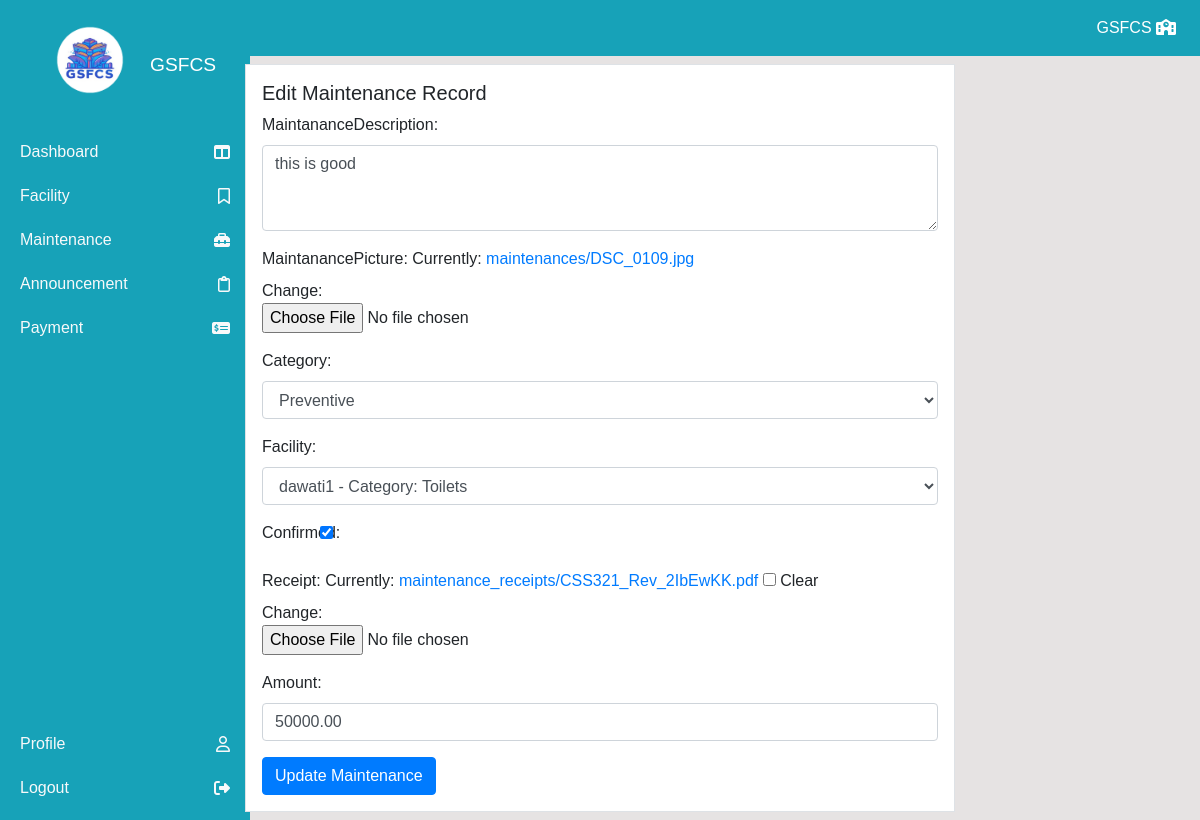
/maintanance/edit/36/ (signed in), run on the app's committed database.
### school/models.py (models this page shows, shortened)
class Maintanance(models.Model):
    MaintananceID = models.AutoField(primary_key=True)
    MaintananceDescription = models.TextField()
    MaintanancePicture = models.ImageField(upload_to='maintenances/')
    category = models.CharField(max_length=50, choices=MAINTENANCE_CATEGORY, null=True)
    facility = models.ForeignKey('SFacility', on_delete=models.CASCADE, related_name='maintenances', default=1)
    confirmed = models.BooleanField(default=False)
    receipt = models.FileField(upload_to='maintenance_receipts/', null=True, blank=True)
    amount = models.DecimalField(max_digits=10, decimal_places=2, default=0.00)

### school/decorators.py (the view)
    def _wrapped_view(request, *args, **kwargs):
        if request.user.is_active:
            return view_func(request, *args, **kwargs)
        else:
            return HttpResponseForbidden("You are not allowed to access this page.")

### school/forms.py
class MaintananceForm(forms.ModelForm):
    category = forms.ChoiceField(
        choices=MAINTENANCE_CATEGORY,
        widget=forms.Select(attrs={'class': 'form-control'})
    )
    amount = forms.DecimalField(
        max_digits=10,
        decimal_places=2,
        widget=forms.NumberInput(attrs={'class': 'form-control', 'placeholder': 'Enter amount'})
    )
    class Meta:
        model = Maintanance
        fields = ['MaintananceDescription', 'MaintanancePicture', 'category', 'facility', 'confirmed', 'receipt', 'amount']
        widgets = {
            'MaintananceDescription': forms.Textarea(attrs={'rows': 3, 'class': 'form-control'}),
            'MaintanancePicture': forms.ClearableFileInput(attrs={'class': 'form-control-file'}),
            'receipt': forms.ClearableFileInput(attrs={'class': 'form-control-file'}),
            'facility': forms.Select(attrs={'class': 'form-control'}),
            'confirmed': forms.CheckboxInput(attrs={'class': 'form-check-input'}),
        }

### school/models.py (called while the page is built)
    def __str__(self):
        return f"{self.FacilityName} - Category: {self.get_FacilityCategory_display()}"

### school/views.py (called while the page is built)
@login_required
@active_user_required
def edit_maintenance(request, maintenance_id):
    maintenance = get_object_or_404(Maintanance, pk=maintenance_id)
    if request.method == 'POST':
        form = MaintananceForm(request.POST, request.FILES, instance=maintenance)
        if form.is_valid():
            form.save()
            return redirect('schooladmin-maintanance')
    else:
        form = MaintananceForm(instance=maintenance)
    context = {
        'form': form,
        'maintenance': maintenance,
    }
    return render(request, 'schooladmin/edit_maintanance.html', context)

### templates/schooladmin/edit_maintanance.html (shortened to what this page needs)
{% extends 'partials/base.html' %}
{% block content %}
{% include 'partials/topnav2.html' %}
<div class="container">
    <div class="row my-2">
        <div class="col-md-2"></div>
        <div class="col-md-8">
            <div class="border bg-white p-3">
                <h5>Edit Maintenance Record</h5>
                <form method="POST" enctype="multipart/form-data" class="form">
                    {{ form.as_p }}
                    <button type="submit" class="btn btn-primary">Update Maintenance</button>
                </form>
            </div>
        </div>
        <div class="col-md-2"></div>
    </div>
</div>
{% endblock %}

### static/style.css (style rules this page uses)
body { background: rgb(230, 227, 227); }

### templates/partials/base.html (style rules this page uses)
body { margin: 0; padding: 0; font-family: Arial, sans-serif; }

### data on the page
Maintanance: MaintananceDescription "this is good", category "Preventive", facility "dawati1 - Category: Toilets", confirmed "☑", amount "50000.00"
